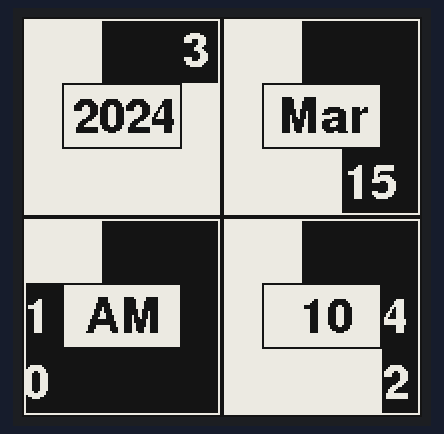
This sketch was run on a simulated ESP32. Shown: 200×200 one-colour display. The local clock reads 2024-03-15 10:24:30 at power-on unless the sketch sets it.

Above: at 2.3 s.
At 30.8 s:
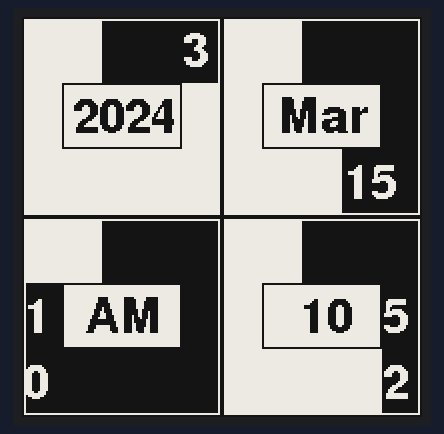
At 91.3 s:
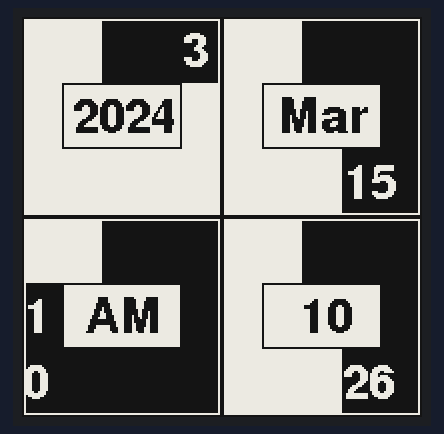

Measured:
- what the display in image 1 shows lasts 60.5 s, from 30.8 s to 91.3 s

The sketch:

Clockwise.ino
```cpp
#include "Clockwise.h"
#include "settings.h"

Clockwise watchy(settings);

void setup(){
  watchy.init();
}

void loop(){}
```

Clockwise.cpp
```cpp
// Clockwise.cpp, rcampbel@purdue.edu, 2023-03-08

#include "Clockwise.h"
#include "FreeSansBold12pt7b.h"

// Small rects that "fill" ea quadrant
#define FILL_W      20
#define FILL_H      33

#define FONT_OFFSET 24
#define TEST_MODE   true

void Clockwise::drawWatchFace() {
    int days_per_mo[] = {31, 29, 31, 30, 31, 30, 31, 31, 30, 31, 30, 31};

    display.fillScreen(GxEPD_WHITE);  // TODO Remove after change to differential display logic
    display.setFont(&FreeSansBold12pt7b);

    // Q1: year number, month number
    drawQuadrant(0, 0, String(tmYearToCalendar(currentTime.Year)), currentTime.Month, 12, false);

    // Q2: month name, day number
    if (currentTime.Month == 4 || currentTime.Month == 5 || currentTime.Month == 7) {
        drawQuadrant(100, 0, monthStr(currentTime.Month), currentTime.Day, days_per_mo[currentTime.Month-1], false);
    } else {
        drawQuadrant(100, 0, monthShortStr(currentTime.Month), currentTime.Day, days_per_mo[currentTime.Month-1]
                     , false);
    }

    // Q3: 24-hour number, minute number
    drawQuadrant(100, 100, String(currentTime.Hour), currentTime.Minute, 60, true);  // true: show leading zero

    // Q4: AM/PM, 0-12 hour number
    drawQuadrant(0, 100, currentTime.Hour < 12 ? "AM" : "PM", ((currentTime.Hour+11)%12)+1, 12, false);
}

void Clockwise::drawQuadrant(int up_left_x, int up_left_y, const String &center_text, int num_fill, int total,
                             bool lead_zero) {

    int16_t text_x, text_y;  // Coordinates for drawing text
    uint16_t text_w, text_h;  // To get text bounds
    int of_twelve; // Number of "fill" rects to fill

    // Draw fill rects and fill text

    // Coordinates for fill rects, in order from start to finish, clockwise TODO Move this!
    int16_t fill_x[] = {FILL_W*2, FILL_W*3, FILL_W*4, FILL_W*4, FILL_W*4, FILL_W*3,
                        FILL_W*2, FILL_W*1, FILL_W*0, FILL_W*0, FILL_W*0, FILL_W*1};
    int16_t fill_y[] = {FILL_H*0, FILL_H*0, FILL_H*0, FILL_H*1, FILL_H*2, FILL_H*2,
                        FILL_H*2, FILL_H*2, FILL_H*2, FILL_H*1, FILL_H*0, FILL_H*0};

    // Calc how many of the 12 fill rects should be filled
    of_twelve = (total == 12) ? num_fill : int( (float)num_fill / (float)total * 12.0) + 1;

    // Track coordinates of the leading ("final") rect
    int final_rect_x;
    int final_rect_y;

    // Draw fill rects
    for (int i=0; i<of_twelve; i++) {
        final_rect_x = up_left_x+fill_x[i];
        final_rect_y = up_left_y+fill_y[i];
        display.fillRect(final_rect_x, final_rect_y, FILL_W, FILL_H, GxEPD_BLACK);
    }

    // Draw fill text

    // Set coordinates for drawing fill text
    text_x = final_rect_x;
    text_y = final_rect_y + FONT_OFFSET;

    if (num_fill >= 10 || lead_zero) {
        // Cases where value to display has two digits but there's not enough space to draw both:
        switch (of_twelve) {
            case 1:
                // Print at pos 1, L-to-R, but add a fill in pos 2 for overflow
                display.fillRect(up_left_x+fill_x[1], up_left_y+fill_y[1], FILL_W, FILL_H, GxEPD_BLACK);
                break;
            case 3:
                // Print at prev pos, L-to-R, which is pos -1 (use -2 because coord array is 0-based)
                text_x = up_left_x+fill_x[of_twelve-2];
                text_y = up_left_y+fill_y[of_twelve-2] + FONT_OFFSET;
                break;
            case 4:
            case 5:
            case 10:
            case 11:
                // Split up digits into "lead" & "follow"

                // Draw "follower" digit
                display.setTextColor(GxEPD_WHITE);
                display.setCursor(up_left_x+fill_x[of_twelve-2], up_left_y+fill_y[of_twelve-2] + FONT_OFFSET);
                display.print(num_fill % 10);

                // Change regular value to display to be a single "lead" digit
                num_fill /= 10;
                lead_zero = false;
                break;
        }
    }

    // Draw value to display inside fill

    String disp_num_fill(num_fill);

    if (lead_zero && num_fill < 10) {
        disp_num_fill = "0" + disp_num_fill;
    }

    display.setTextColor(GxEPD_WHITE);
    display.setCursor(text_x, text_y);
    display.print(disp_num_fill );

    // Draw center rect w/text
    display.drawRect(up_left_x+FILL_W, up_left_y+FILL_H, FILL_W * 3, FILL_H, GxEPD_BLACK);
    display.getTextBounds(center_text, 0, 0, &text_x, &text_y, &text_w, &text_h);
    display.setCursor(up_left_x+50-0.5*text_w, up_left_y+FILL_H+FONT_OFFSET);
    display.setTextColor(GxEPD_BLACK);
    display.print(center_text);

    // Draw quadrant outline
    display.drawRect(up_left_x, up_left_y, 100, 100, GxEPD_BLACK);
    display.drawRect(up_left_x+1, up_left_y+1, 98, 98, GxEPD_WHITE);
}
```

Clockwise.h
```cpp
#ifndef CLOCKWISE_H
#define CLOCKWISE_H

#include <Watchy.h>

class Clockwise : public Watchy{
    using Watchy::Watchy;
    public:
        void drawWatchFace();
        void drawQuadrant(int up_left_x, int up_left_y, const String &center_text, int num_fill, int total,
                          bool lead_zero);
};

#endif
```

settings.h
```cpp
#ifndef SETTINGS_H
#define SETTINGS_H

//NTP Settings
#define NTP_SERVER "pool.ntp.org"
#define GMT_OFFSET_SEC 3600 * -5 //New York is UTC -5 EST, -4 EDT, will be overwritten by weather data

watchySettings settings {
    .ntpServer = NTP_SERVER,
    .gmtOffset = GMT_OFFSET_SEC,
    .vibrateOClock = false,
};

#endif
```

Source omitted: nsBold12pt7b.h (data table, 18308 bytes)
